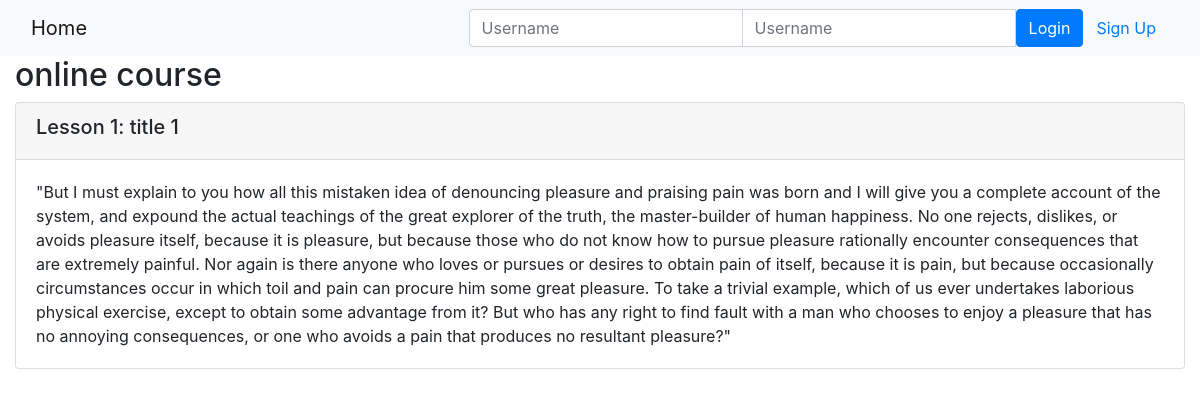
Page /onlinecourse/1/ on the committed database.
### onlinecourse/models.py (models this page shows, shortened)
class Course(models.Model):
    name = models.CharField(null=False, max_length=30, default='online course')
    image = models.ImageField(upload_to='course_images/')
    description = models.CharField(max_length=1000)
    pub_date = models.DateField(null=True)
    instructors = models.ManyToManyField(Instructor)
    users = models.ManyToManyField(settings.AUTH_USER_MODEL, through='Enrollment')
    total_enrollment = models.IntegerField(default=0)
    is_enrolled = False

class Lesson(models.Model):
    title = models.CharField(max_length=200, default="title")
    order = models.IntegerField(default=0)
    course = models.ForeignKey(Course, on_delete=models.CASCADE)
    content = models.TextField()

### onlinecourse/views.py (the view)
# urls.py: path('<int:pk>/', views.CourseDetailView.as_view(), name='course_details'),
class CourseDetailView(generic.DetailView):
    model = Course
    template_name = 'onlinecourse/course_detail_bootstrap.html'

### onlinecourse/templates/onlinecourse/course_detail_bootstrap.html (shortened to what this page needs)
<!DOCTYPE html>
<html lang="en">
<head>
     {% load static %}
    <link rel="stylesheet" href="https://maxcdn.bootstrapcdn.com/bootstrap/4.5.2/css/bootstrap.min.css">
</head>
<body>
    <nav class="navbar navbar-light bg-light">
        <div class="container-fluid">
            <div class="navbar-header">
                  <a class="navbar-brand" href="{% url 'onlinecourse:index' %}">Home</a>
            </div>
            <ul class="nav navbar-nav navbar-right">
                {% if user.is_authenticated %}
                <li>
                    <a class="btn btn-link" href="#">{{ user.first_name }}({{ user.username }})</a>
                    <a class="btn btn-link" href="{% url 'onlinecourse:logout' %}">Logout</a>
                </li>
                {% else %}
                <li>
                    <form class="form-inline" action="{% url 'onlinecourse:login' %}" method="post">
                        <div class="input-group">
                            <input type="text" class="form-control" placeholder="Username" name="username" >
                            <input type="password" class="form-control" placeholder="Username" name="psw" >
                            <button class="btn btn-primary" type="submit">Login</button>
                            <a class="btn btn-link" href="{% url 'onlinecourse:registration' %}">Sign Up</a>
                        </div>
                    </form>
                </li>
                {% endif %}
            </ul>
        </div>
    </nav>
    <div class="container-fluid">
            <h2>{{ course.name }}</h2>
            <div class="card-columns-vertical">
                {% for lesson in course.lesson_set.all %}
                    <div class="card mt-1">
                        <div class="card-header"><h5>Lesson {{lesson.order|add:1}}: {{lesson.title}}</h5></div>
                        <div class="card-body">{{lesson.content}}</div>
                    </div>
                {% endfor %}
            </div>
    </div>
</body>
</html>

### rows in the picture
Course: name "online course"
Lesson: order|add "1", title "title 1", content "\"But I must explain to you how all this mistaken idea of denouncing pleasure and praising pain was born and I will give you a complete account of the system, and expound the actual teachings of the great explorer of the truth, the master-builder of human happiness. No one rejects, dislikes, or avoids pleasure itself, because it is pleasure, but because those who do not know how to pursue pleasure rationally encounter consequences that are extremely painful. Nor again is there anyone who loves or pursues or desires to obtain pain of itself, because it is pain, but because occasionally circumstances occur in which toil and pain can procure him some great pleasure. To take a trivial example,…"
